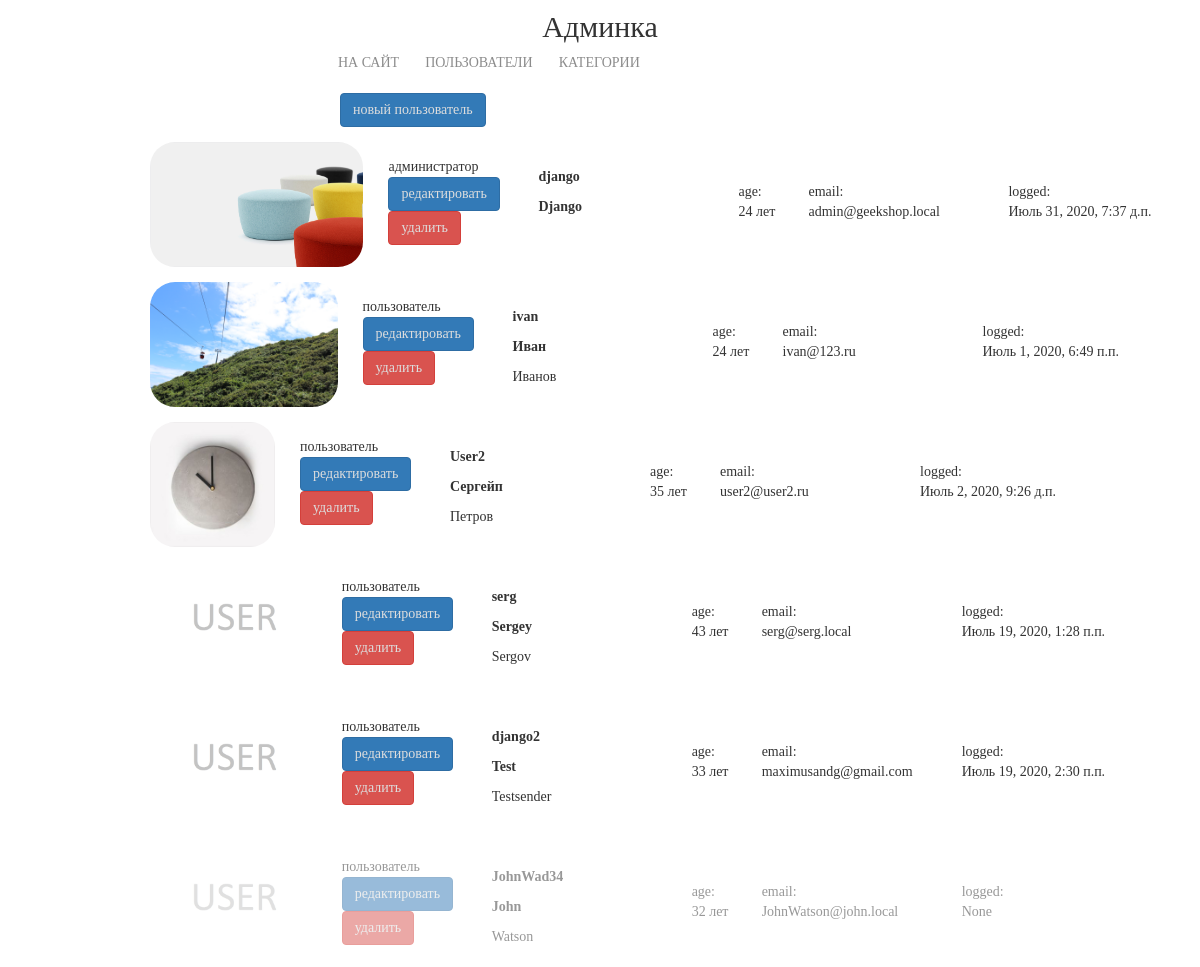
Before: /my/admin/ (signed in) with the older database file.
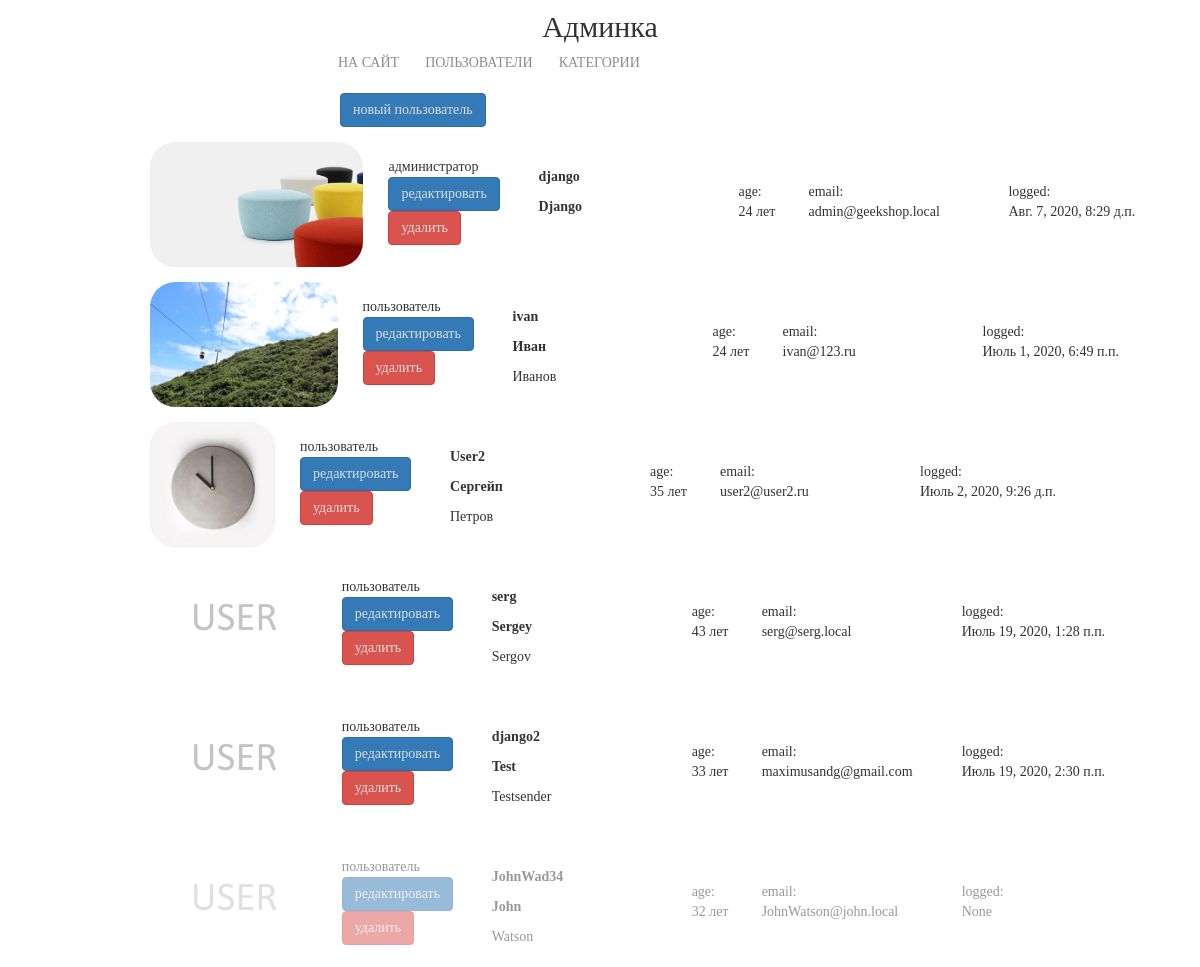
After: the same page with the newer database file.
### authapp/models.py (models this page shows, shortened)
class ShopUser(AbstractUser):
    age = models.PositiveSmallIntegerField('Возраст', null=True)
    avatar = models.ImageField(upload_to='users_avatars', blank=True)
    id_for_friends = models.CharField('Код для пригашения друзей', max_length=8, blank=True)
    activation_key = models.CharField(max_length=128, blank=True)
    activation_key_expires = models.DateTimeField(default=get_activation_key_expires)

### adminapp/views.py (the view)
# urls.py: path('', adminapp.ShopUserList.as_view(), name='index'),
class ShopUserList(SuperUserOnlyMixin, PageTitleMixin, ListView):
    model = ShopUser
    page_title = 'Админка'

### adminapp/views.py (called while the page is built)
    @method_decorator(user_passes_test(lambda x: x.is_superuser))
    def dispatch(self, request, *args, **kwargs):
        return super().dispatch(request, *args, **kwargs)

    def get_context_data(self, **kwargs):
        context = super().get_context_data(**kwargs)
        context['title'] = self.page_title
        return context

### basketapp/context_processors.py (called while the page is built)
def basket(request):
    if request.user.is_authenticated:
        basket = request.user.basket.select_related('product', 'product__category').all()
    else:
        basket = []
    return {
        'basket': basket,
    }

### mainapp/templatetags/my_filters.py (called while the page is built)
@register.filter(name='media_folder_users')
def media_folder_users(string):
    if not string:
        string = 'users_avatars/default.jpg'
    return f'{settings.MEDIA_URL}{string}'

### adminapp/templates/authapp/shopuser_list.html
{% extends 'adminapp/base.html' %}
{% load static %}
{% load my_filters %}
{% block container %}
    <div class="users_list">
        <a href="{% url 'my_admin:user_create' %}" class="btn btn-primary new_user">
            новый пользователь
        </a>
        {% for shop_user in object_list %}
            <div class="user_record {% if not shop_user.is_active %}not_active{% endif %}">
                <img src="{{ shop_user.avatar|media_folder_users }}" alt="{{ shop_user.username }}">
                <div class="user_role">
                    {% if shop_user.is_superuser %}администратор{% else %}пользователь{% endif %}
                    <a href="{% url 'my_admin:user_update' shop_user.pk %}" class="btn btn-primary">
                        редактировать
                    </a>
                    <a href="{% url 'my_admin:user_delete' shop_user.pk %}" class="btn btn-danger">
                        удалить
                    </a>
                </div>
                <div class="user_name">
                    <p><strong>{{ shop_user.username }}</strong></p>
                    <p>
                        {% if shop_user.first_name %}
                            <b>{{ shop_user.first_name|title }}</b>
                            {% if shop_user.last_name %}
                                <p>{{ shop_user.last_name|title }}</p>
                            {% endif %}
                        {% endif %}
                    </p>
                </div>
                <div class="user_age">
                    age:<br>
                    {{ shop_user.age }} лет
                </div>
                <div class="user_email">
                    email:<br>
                    {{ shop_user.email }}
                </div>
                <div class="user_lastlogin">
                    logged:<br>
                    {{ shop_user.last_login }}
                </div>
            </div>
        {% endfor %}
    </div>
{% endblock %}

### adminapp/templates/adminapp/base.html (shortened to what this page needs)
<!DOCTYPE html>
{% load static %}
<html>
<head>
    {% block css %}
        <link rel="stylesheet" type="text/css" href="{% static 'css/bootstrap.min.css' %}">
        <link rel="stylesheet" type="text/css" href="{% static 'css/style.css' %}">
        <link rel="stylesheet" href="{% static 'fonts/font-awesome/css/font-awesome.css' %}">
    {% endblock %}
</head>
<body>
<div class="admin_container">
    <div class="h2 text-center head">
        Админка
    </div>
    {% block menu %}
        <div class="admin_menu">
            {% include 'adminapp/includes/inc__menu.html' %}
        </div>
    {% endblock %}
    {% block container %}
    {% endblock %}
</div>
</body>
</html>

### adminapp/templates/adminapp/includes/inc__menu.html (shortened to what this page needs)
<ul class="menu clearfix">
    <li class="menu-list">
        <a href="{% url 'main:index' %}" class="menu-link">на сайт</a>
    </li >
    <li class="menu-list">
        <a href="{% url 'my_admin:index' %}" class="menu-link">пользователи</a>
    </li>
    <li class="menu-list">
        <a href="{% url 'my_admin:categories' %}" class="menu-link">
            категории
        </a>
    </li>
</ul>

### static/css/style.css (style rules this page uses)
* { margin: 0; padding: 0; }
html, body { height: 100%; }
body { font-family: Montserrat; }
.clearfix::after { content: ""; display: table; clear: both; }
.menu { float: right; margin-right: 70px; }
.menu-list { list-style-type: none; float: left; }
.menu-link { color: #8c8c8c; font-size: 14px; font-weight: 300; text-transform: uppercase; text-decoration-line: none; padding: 10px 13px; }
.admin_container .h2 { margin-top: 10px; }
.admin_menu { display: block; left: 15px; top: 20px; height: 40px; width: 100%; }
.admin_menu ul.menu { display: block; float: none; width: 550px; height: 50px; margin: auto; color: #555; }
.not_active { opacity: 0.5; }
.users_list { margin-left: 150px; }
.users_list a { color: #dddddd; text-decoration: none; }
.users_list .new_user { margin-left: 190px; }
.user_record { height: 125px; margin: 15px auto; position: relative; }
.user_record.not_active { opacity: 0.5; }
.user_record img { display: block; float: left; height: 125px; border-radius: 25px; }
.user_record .user_name { display: block; float: left; margin-top: 15px; margin-left: 25px; width: 175px; }
.user_record .user_name p { margin: 10px auto; }
.user_record .user_email { display: block; float: left; margin-top: 40px; margin-left: 25px; width: 175px; }
.user_record .user_age { display: block; float: left; margin-top: 40px; margin-left: 25px; width: 45px; }
.user_record .user_role { display: block; float: left; margin-top: 15px; margin-left: 25px; width: 125px; }
.user_record .user_lastlogin { display: block; float: left; margin-top: 40px; margin-left: 25px; width: 175px; }

Changed rows visible on the page:
changed ShopUser "django": last_login "Июль 31, 2020, 7:37 д.п." → "Авг. 7, 2020, 8:29 д.п."
